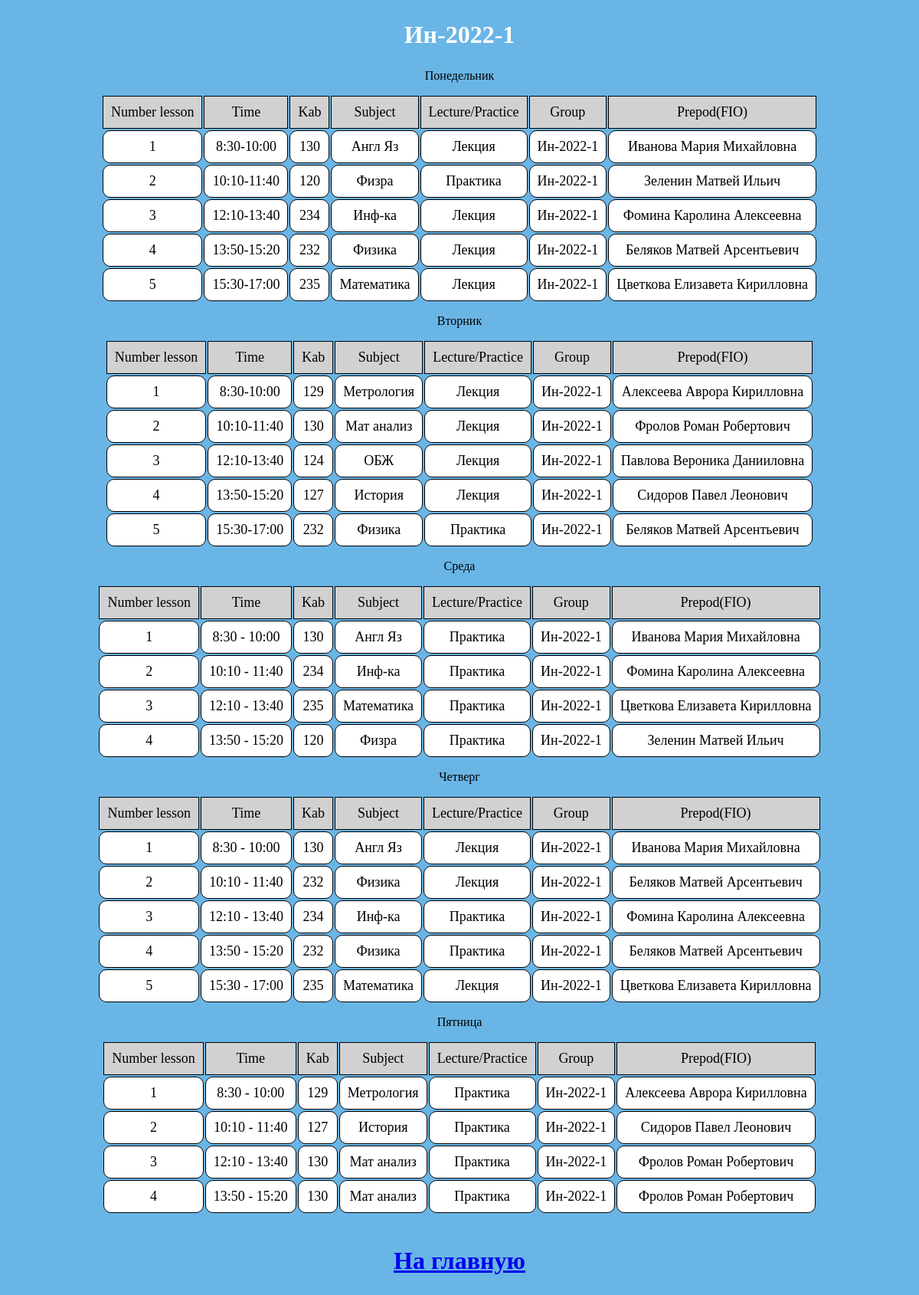
Screenshot of /in_2022_1.php with the database file from the repository.
### tables this page shows
CREATE TABLE `class_in_2022_1` (
  `Number lesson` int(11) NOT NULL,
  `Day of week` varchar(120) NOT NULL,
  `Time` varchar(50) NOT NULL,
  `Kab` varchar(20) NOT NULL,
  `Subject` varchar(100) NOT NULL,
  `Lecture/Practice` varchar(20) NOT NULL,
  `Group` varchar(50) NOT NULL,
  `Prepod(FIO)` varchar(120) NOT NULL
);

### in_2022_1.php (the view, shortened to what this page needs)
<?php
    $db = mysqli_connect("localhost", "root", "", "Raspisanie") or die("Error!");
    $query1 = mysqli_query($db, "SELECT * FROM class_in_2022_1 WHERE `Day of week` = 'Понедельник'");
	$query2 = mysqli_query($db, "SELECT * FROM class_in_2022_1 WHERE `Day of week` = 'Вторник'");
	$query3 = mysqli_query($db, "SELECT * FROM class_in_2022_1 WHERE `Day of week` = 'Среда'");
	$query4 = mysqli_query($db, "SELECT * FROM class_in_2022_1 WHERE `Day of week` = 'Четверг'");
	$query5 = mysqli_query($db, "SELECT * FROM class_in_2022_1 WHERE `Day of week` = 'Пятница'");
?>
<!DOCTYPE html>
<html lang="en">
<head>
</head>
<body>
    <section>
        <h1>Ин-2022-1</h1>
		<center>
        <caption>Понедельник</caption>
		<center>
		<table>
            <tr>
				<th>Number lesson</th>
				<th>Time</th>
				<th>Kab</th>
				<th>Subject</th>
				<th>Lecture/Practice</th>
				<th>Group</th>
				<th>Prepod(FIO)</th>
            </tr>
            <?php
                while ($data = $query1->fetch_assoc())
                {
                    echo "<tr>";
                    echo "
                    <td>".$data['Number lesson']."</td>
                    <td>".$data['Time']."</td>
                    <td>".$data['Kab']."</td>
                    <td>".$data['Subject']."</td>
                    <td>".$data['Lecture/Practice']."</td>
                    <td>".$data['Group']."</td>
                    <td>".$data['Prepod(FIO)']."</td>
                    ";
                    echo "</tr>";
                }
            ?>
        </table>
		<center>
        <caption>Вторник</caption>
		<center>
		<table>
            <tr>
				<th>Number lesson</th>
				<th>Time</th>
				<th>Kab</th>
				<th>Subject</th>
				<th>Lecture/Practice</th>
				<th>Group</th>
				<th>Prepod(FIO)</th>
            </tr>
            <?php
                while ($data = $query2->fetch_assoc())
                {
                    echo "<tr>";
                    echo "
                    <td>".$data['Number lesson']."</td>
                    <td>".$data['Time']."</td>
                    <td>".$data['Kab']."</td>
                    <td>".$data['Subject']."</td>
                    <td>".$data['Lecture/Practice']."</td>
                    <td>".$data['Group']."</td>
                    <td>".$data['Prepod(FIO)']."</td>
                    ";
                    echo "</tr>";
                }
            ?>
        </table>
		<center>
        <caption>Среда</caption>
		<center>
		<table>
            <tr>
				<th>Number lesson</th>
				<th>Time</th>
				<th>Kab</th>
				<th>Subject</th>
				<th>Lecture/Practice</th>
				<th>Group</th>
				<th>Prepod(FIO)</th>
            </tr>
            <?php
                while ($data = $query3->fetch_assoc())
                {
                    echo "<tr>";
                    echo "
                    <td>".$data['Number lesson']."</td>
                    <td>".$data['Time']."</td>
                    <td>".$data['Kab']."</td>
                    <td>".$data['Subject']."</td>
                    <td>".$data['Lecture/Practice']."</td>
                    <td>".$data['Group']."</td>
                    <td>".$data['Prepod(FIO)']."</td>
                    ";
                    echo "</tr>";
                }
            ?>
        </table>
		<center>
        <caption>Четверг</caption>
		<center>
		<table>
            <tr>
				<th>Number lesson</th>
				<th>Time</th>
				<th>Kab</th>
				<th>Subject</th>
				<th>Lecture/Practice</th>
				<th>Group</th>
				<th>Prepod(FIO)</th>
            </tr>
            <?php
                while ($data = $query4->fetch_assoc())
                {
                    echo "<tr>";
                    echo "
                    <td>".$data['Number lesson']."</td>
                    <td>".$data['Time']."</td>
                    <td>".$data['Kab']."</td>
                    <td>".$data['Subject']."</td>
                    <td>".$data['Lecture/Practice']."</td>
                    <td>".$data['Group']."</td>
                    <td>".$data['Prepod(FIO)']."</td>
                    ";
                    echo "</tr>";
                }
            ?>
        </table>
		<center>
        <caption>Пятница</caption>
		<center>
		<table>
            <tr>
				<th>Number lesson</th>
				<th>Time</th>
				<th>Kab</th>
				<th>Subject</th>
				<th>Lecture/Practice</th>
				<th>Group</th>
				<th>Prepod(FIO)</th>
            </tr>
            <?php
                while ($data = $query5->fetch_assoc())
                {
                    echo "<tr>";
                    echo "
                    <td>".$data['Number lesson']."</td>
                    <td>".$data['Time']."</td>
                    <td>".$data['Kab']."</td>
                    <td>".$data['Subject']."</td>
                    <td>".$data['Lecture/Practice']."</td>
                    <td>".$data['Group']."</td>
                    <td>".$data['Prepod(FIO)']."</td>
                    ";
                    echo "</tr>";
                }
            ?>
        </table>
        <h1><a href="/">На главную</a></h1>
    </section>
</body>
</html>

### in_2022_1.php (style rules this page uses)
body { background-color:#69b5e6 }
table { margin: 0 auto; font-size: large; margin: 100px 10; padding: 15px; }
h1 { text-align: center; color: #ffff; font-size: xx-large; font-family: 'Gill Sans', 'Gill Sans MT', ' Calibri', 'Trebuchet MS', 'sans-serif'; }
th { font-weight: bold; border: 1px solid black; padding: 10px; text-align: center; font-weight: lighter; background-color: #d1d1d1; border: 1px solid black; }
td { font-weight: bold; border: 1px solid black; padding: 10px; text-align: center; font-weight: lighter; background-color: #ffff; border-radius: 10px; border: 1px solid black; }

### rows the page displays
class_in_2022_1: Number lesson "1", Time "8:30-10:00", Kab "130", Subject "Англ Яз", value "Лекция", Group "Ин-2022-1", value "Иванова Мария Михайловна"
class_in_2022_1: Number lesson "2", Time "10:10-11:40", Kab "120", Subject "Физра", value "Практика", Group "Ин-2022-1", value "Зеленин Матвей Ильич"
class_in_2022_1: Number lesson "3", Time "12:10-13:40", Kab "234", Subject "Инф-ка", value "Лекция", Group "Ин-2022-1", value "Фомина Каролина Алексеевна"
class_in_2022_1: Number lesson "4", Time "13:50-15:20", Kab "232", Subject "Физика", value "Лекция", Group "Ин-2022-1", value "Беляков Матвей Арсентьевич"
class_in_2022_1: Number lesson "5", Time "15:30-17:00", Kab "235", Subject "Математика", value "Лекция", Group "Ин-2022-1", value "Цветкова Елизавета Кирилловна"
class_in_2022_1: Number lesson "1", Time "8:30-10:00", Kab "129", Subject "Метрология", value "Лекция", Group "Ин-2022-1", value "Алексеева Аврора Кирилловна"
class_in_2022_1: Number lesson "2", Time "10:10-11:40", Kab "130", Subject "Мат анализ", value "Лекция", Group "Ин-2022-1", value "Фролов Роман Робертович"
class_in_2022_1: Number lesson "3", Time "12:10-13:40", Kab "124", Subject "ОБЖ", value "Лекция", Group "Ин-2022-1", value "Павлова Вероника Данииловна"
class_in_2022_1: Number lesson "4", Time "13:50-15:20", Kab "127", Subject "История", value "Лекция", Group "Ин-2022-1", value "Сидоров Павел Леонович"
class_in_2022_1: Number lesson "5", Time "15:30-17:00", Kab "232", Subject "Физика", value "Практика", Group "Ин-2022-1", value "Беляков Матвей Арсентьевич"
class_in_2022_1: Number lesson "1", Time "8:30 - 10:00", Kab "130", Subject "Англ Яз", value "Практика", Group "Ин-2022-1", value "Иванова Мария Михайловна"
class_in_2022_1: Number lesson "2", Time "10:10 - 11:40", Kab "234", Subject "Инф-ка", value "Практика", Group "Ин-2022-1", value "Фомина Каролина Алексеевна"
class_in_2022_1: Number lesson "3", Time "12:10 - 13:40", Kab "235", Subject "Математика", value "Практика", Group "Ин-2022-1", value "Цветкова Елизавета Кирилловна"
class_in_2022_1: Number lesson "4", Time "13:50 - 15:20", Kab "120", Subject "Физра", value "Практика", Group "Ин-2022-1", value "Зеленин Матвей Ильич"
class_in_2022_1: Number lesson "1", Time "8:30 - 10:00", Kab "130", Subject "Англ Яз", value "Лекция", Group "Ин-2022-1", value "Иванова Мария Михайловна"
class_in_2022_1: Number lesson "2", Time "10:10 - 11:40", Kab "232", Subject "Физика", value "Лекция", Group "Ин-2022-1", value "Беляков Матвей Арсентьевич"
class_in_2022_1: Number lesson "3", Time "12:10 - 13:40", Kab "234", Subject "Инф-ка", value "Практика", Group "Ин-2022-1", value "Фомина Каролина Алексеевна"
class_in_2022_1: Number lesson "4", Time "13:50 - 15:20", Kab "232", Subject "Физика", value "Практика", Group "Ин-2022-1", value "Беляков Матвей Арсентьевич"
class_in_2022_1: Number lesson "5", Time "15:30 - 17:00", Kab "235", Subject "Математика", value "Лекция", Group "Ин-2022-1", value "Цветкова Елизавета Кирилловна"
class_in_2022_1: Number lesson "1", Time "8:30 - 10:00", Kab "129", Subject "Метрология", value "Практика", Group "Ин-2022-1", value "Алексеева Аврора Кирилловна"
class_in_2022_1: Number lesson "2", Time "10:10 - 11:40", Kab "127", Subject "История", value "Практика", Group "Ин-2022-1", value "Сидоров Павел Леонович"
class_in_2022_1: Number lesson "3", Time "12:10 - 13:40", Kab "130", Subject "Мат анализ", value "Практика", Group "Ин-2022-1", value "Фролов Роман Робертович"
class_in_2022_1: Number lesson "4", Time "13:50 - 15:20", Kab "130", Subject "Мат анализ", value "Практика", Group "Ин-2022-1", value "Фролов Роман Робертович"
